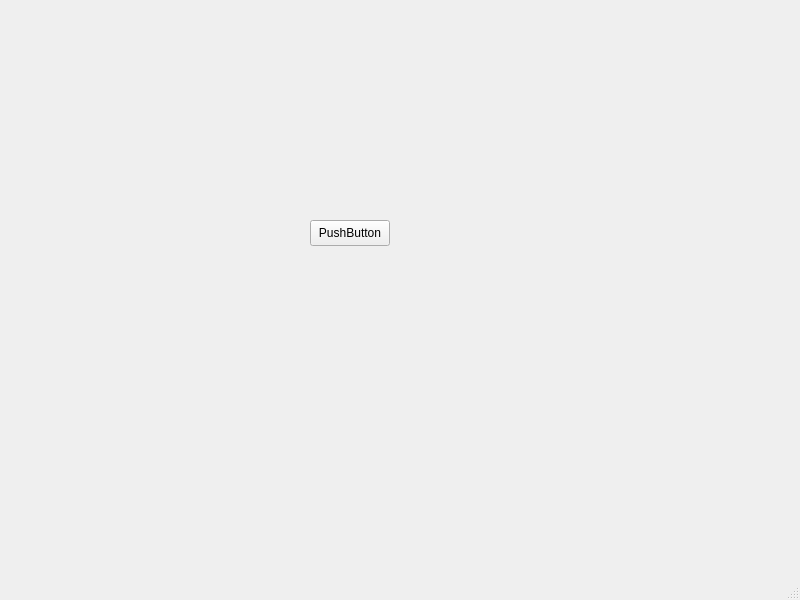
<?xml version="1.0" encoding="UTF-8"?>
<ui version="4.0">
 <class>MainWindow</class>
 <widget class="QMainWindow" name="MainWindow">
  <property name="geometry">
   <rect>
    <x>0</x>
    <y>0</y>
    <width>800</width>
    <height>600</height>
   </rect>
  </property>
  <property name="windowTitle">
   <string>MainWindow</string>
  </property>
  <widget class="QWidget" name="centralwidget">
   <widget class="QPushButton" name="btn">
    <property name="geometry">
     <rect>
      <x>310</x>
      <y>220</y>
      <width>80</width>
      <height>26</height>
     </rect>
    </property>
    <property name="text">
     <string>PushButton</string>
    </property>
   </widget>
  </widget>
  <widget class="QMenuBar" name="menubar">
   <property name="geometry">
    <rect>
     <x>0</x>
     <y>0</y>
     <width>800</width>
     <height>23</height>
    </rect>
   </property>
  </widget>
  <widget class="QStatusBar" name="statusbar"/>
 </widget>
 <resources/>
 <connections/>
</ui>
